Frame 1 (no input): blank canvas, image omitted
Frame 60 (the mouse pressed at the canvas centre just before this capture): blank canvas, image omitted
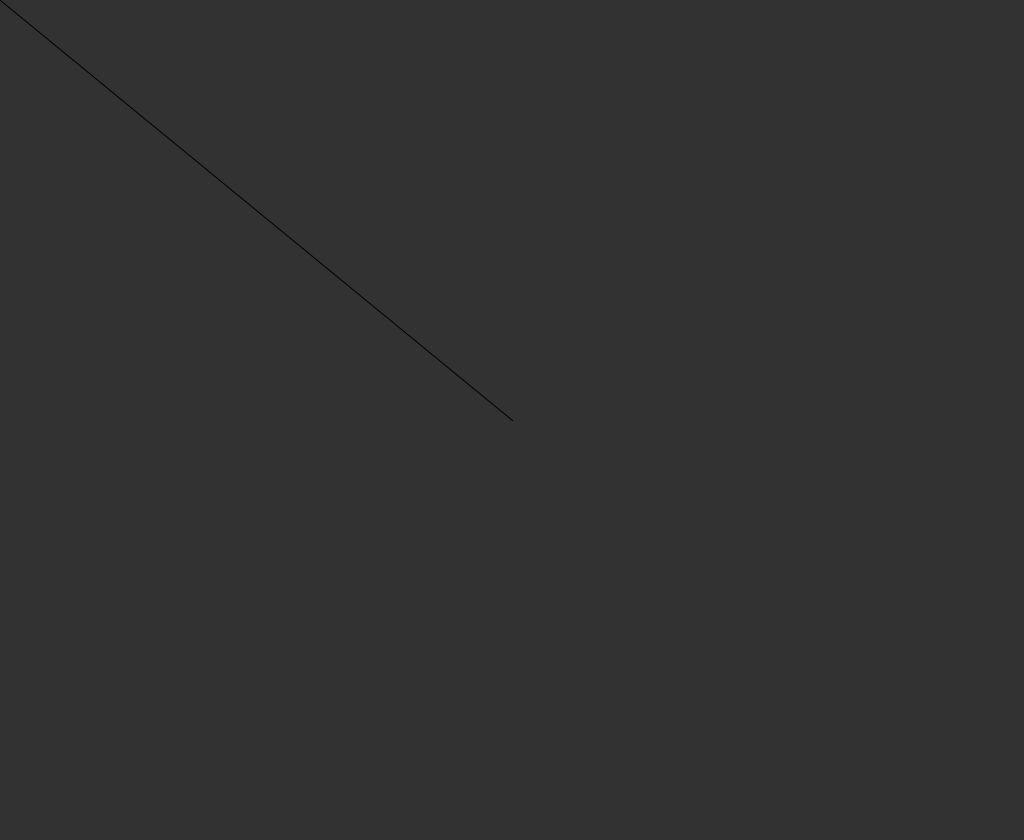
Frame 120 (the mouse held since frame 60 and released just before this capture)

The Processing sketch whose frames 1 and 60 were blank and that drew this single picture after the mouse press (run headless with seeded random() and noise(); from frame 60 on, the mouse is pressed at the canvas centre):

// Processing sketch: rysuje_kreske
// ── rysuje_kreske.pde
void setup() {
  size(1024, 840);
    background(50);
   
}



 void keyPressed() {
  draw();
  stroke(125);
  strokeWeight(25);
  fill(#0728F0);
} 
void keyReleased() {
  stroke(255);
  strokeWeight(5);
   fill(#F02E07);
}

// ── draw.pde
void draw() {
  line( pmouseX, pmouseY, mouseX, mouseY);
     }
